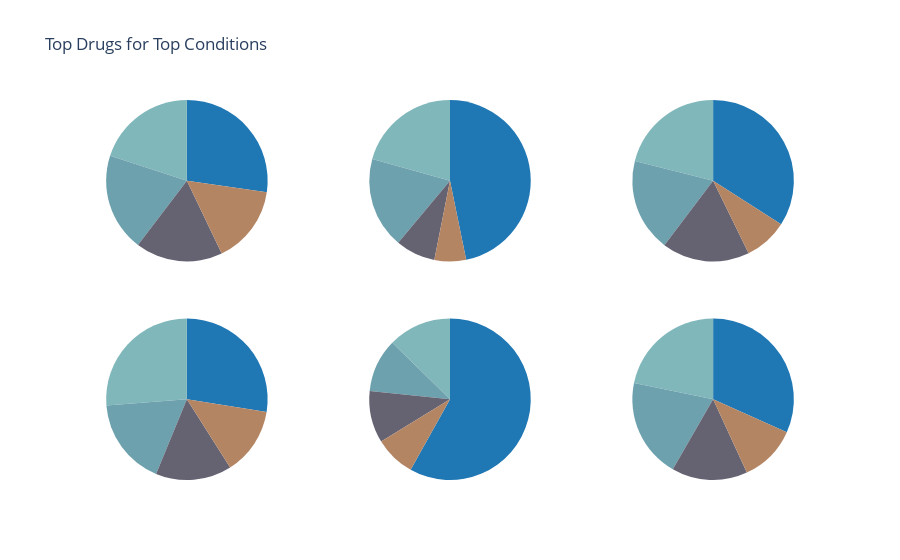

The code cell stored with this chart in its notebook:
### Code cell
# Pie chart for Top Conditions Treated for Top 5 Rated WebMD Drugs

import plotly.graph_objects as go
from plotly.subplots import make_subplots

color = ['rgb(31, 119, 180)', 'rgb(128, 183, 186)', 'rgb(109, 161, 174)',
                'rgb(101, 98, 114)', 'rgb(180, 133, 99)']
# Create subplots, using 'domain' type for pie charts
specs = [[{'type':'domain'}, {'type':'domain'}, {'type':'domain'}], [{'type':'domain'}, {'type':'domain'}, {'type':'domain'}]]
fig = make_subplots(rows=2, cols=3, specs=specs)

# Define pie charts 
fig.add_trace(go.Pie(labels=f4['index'][:5], values=f3['drug'][:5], name='Other', marker_colors=color, text=["Text D"]),1,1)
fig.add_trace(go.Pie(labels=g4['index'][:5], values=g3['drug'][:5], name='Pain', marker_colors=color),1,2)
fig.add_trace(go.Pie(labels=h4['index'][:5], values=h3['drug'][:5], name='Depression', marker_colors=color),2,1)
fig.add_trace(go.Pie(labels=i4['index'][:5], values=i3['drug'][:5], name='High Blood Pressure', marker_colors=color),2,2)
fig.add_trace(go.Pie(labels=j4['index'][:5], values=j3['drug'][:5], name='Neuropathic Pain', marker_colors=color),1,3)
fig.add_trace(go.Pie(labels=k4['index'][:5], values=k3['drug'][:5], name='Repeated Episodes of Anxiety', marker_colors=color),2,3)

# Tune layout and hover info
fig.update_traces(hoverinfo='label+percent+name', textinfo='none')
fig.update(layout_title_text='Top Drugs for Top Conditions',
           layout_showlegend=False)

fig = go.Figure(fig)
fig.show()

### Figure 1 — Plotly figure (JSON) as saved in the notebook; plotly's stock layout.template omitted (floating-point values rounded to 4 significant figures)
{"data": [{"domain": {"x": [0, 0.2889], "y": [0.575, 1]}, "hoverinfo": "label+percent+name", "labels": ["Lyrica oral", "clindamycin HCl oral", "Cymbalta oral", "Seroquel oral", "Neurontin oral"], "marker": {"colors": ["rgb(31, 119, 180)", "rgb(128, 183, 186)", "rgb(109, 161, 174)", "rgb(101, 98, 114)", "rgb(180, 133, 99)"]}, "name": "Other", "text": ["Text D"], "textinfo": "none", "type": "pie", "values": [713, 522, 514, 456, 408]}, {"domain": {"x": [0.3556, 0.6444], "y": [0.575, 1]}, "hoverinfo": "label+percent+name", "labels": ["hydrocodone-acetaminophen oral", "tramadol oral", "Percocet oral", "methadone oral", "Dilaudid oral"], "marker": {"colors": ["rgb(31, 119, 180)", "rgb(128, 183, 186)", "rgb(109, 161, 174)", "rgb(101, 98, 114)", "rgb(180, 133, 99)"]}, "name": "Pain", "textinfo": "none", "type": "pie", "values": [3807, 1680, 1487, 648, 515]}, {"domain": {"x": [0, 0.2889], "y": [0, 0.425]}, "hoverinfo": "label+percent+name", "labels": ["Lexapro oral", "Effexor XR oral", "Celexa oral", "Wellbutrin XL oral", "Prozac oral"], "marker": {"colors": ["rgb(31, 119, 180)", "rgb(128, 183, 186)", "rgb(109, 161, 174)", "rgb(101, 98, 114)", "rgb(180, 133, 99)"]}, "name": "Depression", "textinfo": "none", "type": "pie", "values": [1923, 1833, 1224, 1063, 941]}, {"domain": {"x": [0.3556, 0.6444], "y": [0, 0.425]}, "hoverinfo": "label+percent+name", "labels": ["lisinopril oral", "atenolol oral", "Bystolic oral", "hydrochlorothiazide oral", "losartan oral"], "marker": {"colors": ["rgb(31, 119, 180)", "rgb(128, 183, 186)", "rgb(109, 161, 174)", "rgb(101, 98, 114)", "rgb(180, 133, 99)"]}, "name": "High Blood Pressure", "textinfo": "none", "type": "pie", "values": [3829, 836, 703, 685, 537]}, {"domain": {"x": [0.7111, 1], "y": [0.575, 1]}, "hoverinfo": "label+percent+name", "labels": ["Lyrica oral", "Neurontin oral", "Cymbalta oral", "gabapentin oral", "tramadol oral"], "marker": {"colors": ["rgb(31, 119, 180)", "rgb(128, 183, 186)", "rgb(109, 161, 174)", "rgb(101, 98, 114)", "rgb(180, 133, 99)"]}, "name": "Neuropathic Pain", "textinfo": "none", "type": "pie", "values": [1277, 789, 699, 658, 326]}, {"domain": {"x": [0.7111, 1], "y": [0, 0.425]}, "hoverinfo": "label+percent+name", "labels": ["Lexapro oral", "Xanax oral", "Cymbalta oral", "Effexor XR oral", "Celexa oral"], "marker": {"colors": ["rgb(31, 119, 180)", "rgb(128, 183, 186)", "rgb(109, 161, 174)", "rgb(101, 98, 114)", "rgb(180, 133, 99)"]}, "name": "Repeated Episodes of Anxiety", "textinfo": "none", "type": "pie", "values": [917, 630, 576, 439, 331]}], "layout": {"showlegend": false, "title": {"text": "Top Drugs for Top Conditions"}}}
